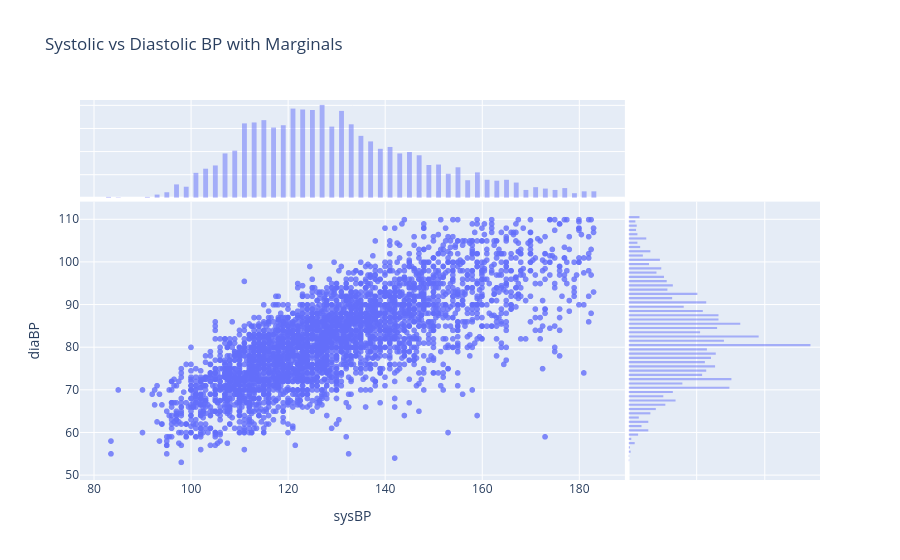

Here is the notebook cell this chart was saved with:
### Code cell
fig = px.scatter(
    heart_diagnostic, 
    x='sysBP', 
    y='diaBP',
    marginal_x='histogram', 
    marginal_y='histogram',
    opacity=0.8, 
    title="Systolic vs Diastolic BP with Marginals")
fig.update_layout(bargap=0.5)
fig.show()

### Figure 1 — Plotly figure (JSON) as saved in the notebook; plotly's stock layout.template omitted (floating-point values rounded to 4 significant figures; data arrays with more than 128 entries replaced by an {"elided": "..."} marker saying what was removed)
{"data": [{"hovertemplate": "sysBP=%{x}<br>diaBP=%{y}<extra></extra>", "legendgroup": "", "marker": {"color": "#636efa", "opacity": 0.8, "symbol": "circle"}, "mode": "markers", "name": "", "showlegend": false, "type": "scattergl", "x": {"elided": "3936 float values"}, "xaxis": "x", "y": {"elided": "3936 float values"}, "yaxis": "y"}, {"bingroup": "x", "hovertemplate": "sysBP=%{x}<br>count=%{y}<extra></extra>", "legendgroup": "", "marker": {"color": "#636efa"}, "name": "", "opacity": 0.5, "showlegend": false, "type": "histogram", "x": {"elided": "3936 float values"}, "xaxis": "x3", "yaxis": "y3"}, {"bingroup": "y", "hovertemplate": "diaBP=%{y}<br>count=%{x}<extra></extra>", "legendgroup": "", "marker": {"color": "#636efa"}, "name": "", "opacity": 0.5, "showlegend": false, "type": "histogram", "xaxis": "x2", "y": {"elided": "3936 float values"}, "yaxis": "y2"}], "layout": {"bargap": 0.5, "barmode": "overlay", "legend": {"tracegroupgap": 0}, "title": {"text": "Systolic vs Diastolic BP with Marginals"}, "xaxis": {"anchor": "y", "domain": [0, 0.7363], "title": {"text": "sysBP"}}, "xaxis2": {"anchor": "y2", "domain": [0.7413, 1], "matches": "x2", "showgrid": true, "showline": false, "showticklabels": false, "ticks": ""}, "xaxis3": {"anchor": "y3", "domain": [0, 0.7363], "matches": "x", "showgrid": true, "showticklabels": false}, "xaxis4": {"anchor": "y4", "domain": [0.7413, 1], "matches": "x2", "showgrid": true, "showline": false, "showticklabels": false, "ticks": ""}, "yaxis": {"anchor": "x", "domain": [0, 0.7326], "title": {"text": "diaBP"}}, "yaxis2": {"anchor": "x2", "domain": [0, 0.7326], "matches": "y", "showgrid": true, "showticklabels": false}, "yaxis3": {"anchor": "x3", "domain": [0.7426, 1], "matches": "y3", "showgrid": true, "showline": false, "showticklabels": false, "ticks": ""}, "yaxis4": {"anchor": "x4", "domain": [0.7426, 1], "matches": "y3", "showgrid": true, "showline": false, "showticklabels": false, "ticks": ""}}}
